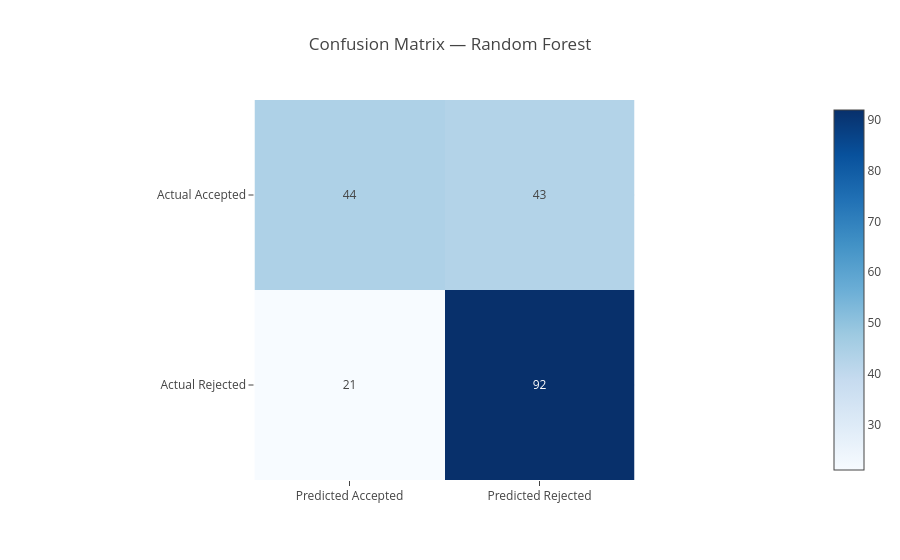

Notebook code cell kept with this figure:
### Code cell
# Plot a confusion matrix

cm = confusion_matrix(
    y_test,
    best_predictions,
    labels=["Accepted", "Rejected"]
)

fig = px.imshow(
    cm,
    x=["Predicted Accepted", "Predicted Rejected"],
    y=["Actual Accepted", "Actual Rejected"],
    text_auto=True,
    color_continuous_scale="Blues",
    title=f"Confusion Matrix — {best_model_name}"
)

fig.show()

### Figure 1 — Plotly figure (JSON) as saved in the notebook; plotly's stock layout.template omitted (floating-point values rounded to 4 significant figures)
{"data": [{"coloraxis": "coloraxis", "hovertemplate": "x: %{x}<br>y: %{y}<br>color: %{z}<extra></extra>", "name": "0", "texttemplate": "%{z}", "type": "heatmap", "x": ["Predicted Accepted", "Predicted Rejected"], "xaxis": "x", "y": ["Actual Accepted", "Actual Rejected"], "yaxis": "y", "z": [[44, 43], [21, 92]]}], "layout": {"coloraxis": {"colorscale": [[0, "rgb(247,251,255)"], [0.125, "rgb(222,235,247)"], [0.25, "rgb(198,219,239)"], [0.375, "rgb(158,202,225)"], [0.5, "rgb(107,174,214)"], [0.625, "rgb(66,146,198)"], [0.75, "rgb(33,113,181)"], [0.875, "rgb(8,81,156)"], [1, "rgb(8,48,107)"]]}, "title": {"text": "Confusion Matrix — Random Forest"}, "xaxis": {"anchor": "y", "constrain": "domain", "domain": [0, 1], "scaleanchor": "y"}, "yaxis": {"anchor": "x", "autorange": "reversed", "constrain": "domain", "domain": [0, 1]}}}
